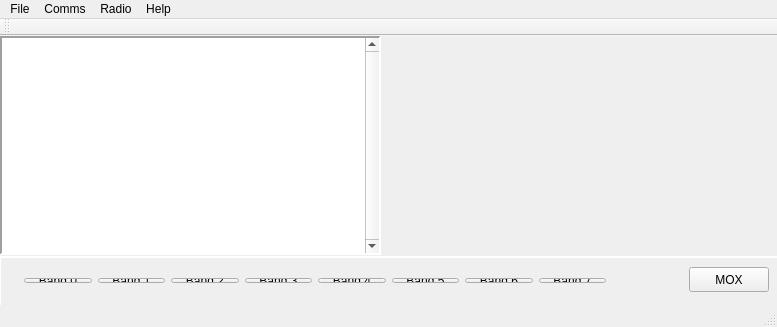
<?xml version="1.0" encoding="UTF-8"?>
<ui version="4.0">
 <class>MainWindow</class>
 <widget class="QMainWindow" name="MainWindow">
  <property name="geometry">
   <rect>
    <x>0</x>
    <y>0</y>
    <width>777</width>
    <height>327</height>
   </rect>
  </property>
  <property name="minimumSize">
   <size>
    <width>777</width>
    <height>327</height>
   </size>
  </property>
  <property name="maximumSize">
   <size>
    <width>777</width>
    <height>327</height>
   </size>
  </property>
  <property name="windowTitle">
   <string>Hermes-Lite I2C Simulator</string>
  </property>
  <widget class="QWidget" name="centralWidget">
   <widget class="QFrame" name="frame">
    <property name="geometry">
     <rect>
      <x>-1</x>
      <y>220</y>
      <width>781</width>
      <height>51</height>
     </rect>
    </property>
    <property name="frameShape">
     <enum>QFrame::Panel</enum>
    </property>
    <property name="frameShadow">
     <enum>QFrame::Raised</enum>
    </property>
    <property name="lineWidth">
     <number>2</number>
    </property>
    <widget class="QPushButton" name="pushButton_mox">
     <property name="geometry">
      <rect>
       <x>690</x>
       <y>11</y>
       <width>80</width>
       <height>25</height>
      </rect>
     </property>
     <property name="minimumSize">
      <size>
       <width>80</width>
       <height>0</height>
      </size>
     </property>
     <property name="text">
      <string>MOX</string>
     </property>
     <property name="checkable">
      <bool>true</bool>
     </property>
    </widget>
    <widget class="QWidget" name="">
     <property name="geometry">
      <rect>
       <x>14</x>
       <y>11</y>
       <width>604</width>
       <height>27</height>
      </rect>
     </property>
     <layout class="QHBoxLayout" name="horizontalLayout">
      <item>
       <widget class="QPushButton" name="pushButton">
        <property name="maximumSize">
         <size>
          <width>70</width>
          <height>16777215</height>
         </size>
        </property>
        <property name="text">
         <string>Band 0</string>
        </property>
        <property name="checkable">
         <bool>true</bool>
        </property>
       </widget>
      </item>
      <item>
       <widget class="QPushButton" name="pushButton_1">
        <property name="maximumSize">
         <size>
          <width>70</width>
          <height>16777215</height>
         </size>
        </property>
        <property name="text">
         <string>Band 1</string>
        </property>
        <property name="checkable">
         <bool>true</bool>
        </property>
       </widget>
      </item>
      <item>
       <widget class="QPushButton" name="pushButton_2">
        <property name="maximumSize">
         <size>
          <width>70</width>
          <height>16777215</height>
         </size>
        </property>
        <property name="text">
         <string>Band 2</string>
        </property>
        <property name="checkable">
         <bool>true</bool>
        </property>
       </widget>
      </item>
      <item>
       <widget class="QPushButton" name="pushButton_3">
        <property name="maximumSize">
         <size>
          <width>70</width>
          <height>16777215</height>
         </size>
        </property>
        <property name="text">
         <string>Band 3</string>
        </property>
        <property name="checkable">
         <bool>true</bool>
        </property>
       </widget>
      </item>
      <item>
       <widget class="QPushButton" name="pushButton_4">
        <property name="maximumSize">
         <size>
          <width>70</width>
          <height>16777215</height>
         </size>
        </property>
        <property name="text">
         <string>Band 4</string>
        </property>
        <property name="checkable">
         <bool>true</bool>
        </property>
       </widget>
      </item>
      <item>
       <widget class="QPushButton" name="pushButton_5">
        <property name="maximumSize">
         <size>
          <width>70</width>
          <height>16777215</height>
         </size>
        </property>
        <property name="text">
         <string>Band 5</string>
        </property>
        <property name="checkable">
         <bool>true</bool>
        </property>
       </widget>
      </item>
      <item>
       <widget class="QPushButton" name="pushButton_6">
        <property name="maximumSize">
         <size>
          <width>70</width>
          <height>16777215</height>
         </size>
        </property>
        <property name="text">
         <string>Band 6</string>
        </property>
        <property name="checkable">
         <bool>true</bool>
        </property>
       </widget>
      </item>
      <item>
       <widget class="QPushButton" name="pushButton_7">
        <property name="maximumSize">
         <size>
          <width>70</width>
          <height>16777215</height>
         </size>
        </property>
        <property name="text">
         <string>Band 7</string>
        </property>
        <property name="checkable">
         <bool>true</bool>
        </property>
       </widget>
      </item>
     </layout>
    </widget>
   </widget>
   <widget class="QPlainTextEdit" name="plainTextEdit">
    <property name="geometry">
     <rect>
      <x>0</x>
      <y>0</y>
      <width>381</width>
      <height>219</height>
     </rect>
    </property>
    <property name="sizePolicy">
     <sizepolicy hsizetype="Fixed" vsizetype="Fixed">
      <horstretch>0</horstretch>
      <verstretch>0</verstretch>
     </sizepolicy>
    </property>
    <property name="frameShape">
     <enum>QFrame::Panel</enum>
    </property>
    <property name="lineWidth">
     <number>2</number>
    </property>
    <property name="verticalScrollBarPolicy">
     <enum>Qt::ScrollBarAlwaysOn</enum>
    </property>
    <property name="undoRedoEnabled">
     <bool>false</bool>
    </property>
    <property name="readOnly">
     <bool>true</bool>
    </property>
   </widget>
  </widget>
  <widget class="QMenuBar" name="menuBar">
   <property name="geometry">
    <rect>
     <x>0</x>
     <y>0</y>
     <width>777</width>
     <height>22</height>
    </rect>
   </property>
   <widget class="QMenu" name="menuFile">
    <property name="title">
     <string>File</string>
    </property>
   </widget>
   <widget class="QMenu" name="menuComms">
    <property name="title">
     <string>Comms</string>
    </property>
    <addaction name="actionConnect"/>
    <addaction name="actionDisconnect"/>
    <addaction name="separator"/>
    <addaction name="actionSettings"/>
   </widget>
   <widget class="QMenu" name="menuRadio">
    <property name="title">
     <string>Radio</string>
    </property>
    <addaction name="actionsetBands"/>
   </widget>
   <widget class="QMenu" name="menuHelp">
    <property name="title">
     <string>Help</string>
    </property>
   </widget>
   <addaction name="menuFile"/>
   <addaction name="menuComms"/>
   <addaction name="menuRadio"/>
   <addaction name="menuHelp"/>
  </widget>
  <widget class="QToolBar" name="mainToolBar">
   <attribute name="toolBarArea">
    <enum>TopToolBarArea</enum>
   </attribute>
   <attribute name="toolBarBreak">
    <bool>false</bool>
   </attribute>
  </widget>
  <widget class="QStatusBar" name="statusBar"/>
  <action name="actionFile">
   <property name="text">
    <string>File</string>
   </property>
  </action>
  <action name="actionsetBands">
   <property name="text">
    <string>setBands</string>
   </property>
  </action>
  <action name="actionConnect">
   <property name="text">
    <string>Connect</string>
   </property>
  </action>
  <action name="actionDisconnect">
   <property name="text">
    <string>Disconnect</string>
   </property>
  </action>
  <action name="actionSettings">
   <property name="text">
    <string>Settings</string>
   </property>
  </action>
 </widget>
 <layoutdefault spacing="6" margin="11"/>
 <resources/>
 <connections/>
</ui>
